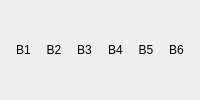
                  <widget class="QWidget" name="widget_6" native="true">
                   <property name="sizePolicy">
                    <sizepolicy hsizetype="Preferred" vsizetype="Fixed">
                     <horstretch>0</horstretch>
                     <verstretch>0</verstretch>
                    </sizepolicy>
                   </property>
                   <property name="minimumSize">
                    <size>
                     <width>0</width>
                     <height>0</height>
                    </size>
                   </property>
                   <property name="styleSheet">
                    <string notr="true">border:none;
margin-top: 0px;

</string>
                   </property>
                   <layout class="QHBoxLayout" name="horizontalLayout_4">
                    <property name="topMargin">
                     <number>0</number>
                    </property>
                    <property name="bottomMargin">
                     <number>0</number>
                    </property>
                    <item>
                     <widget class="QLabel" name="label_14">
                      <property name="sizePolicy">
                       <sizepolicy hsizetype="Preferred" vsizetype="Fixed">
                        <horstretch>0</horstretch>
                        <verstretch>0</verstretch>
                       </sizepolicy>
                      </property>
                      <property name="styleSheet">
                       <string notr="true"/>
                      </property>
                      <property name="text">
                       <string>B1</string>
                      </property>
                      <property name="alignment">
                       <set>Qt::AlignCenter</set>
                      </property>
                     </widget>
                    </item>
                    <item>
                     <widget class="QLabel" name="label_15">
                      <property name="sizePolicy">
                       <sizepolicy hsizetype="Preferred" vsizetype="Fixed">
                        <horstretch>0</horstretch>
                        <verstretch>0</verstretch>
                       </sizepolicy>
                      </property>
                      <property name="styleSheet">
                       <string notr="true"/>
                      </property>
                      <property name="text">
                       <string>B2</string>
                      </property>
                      <property name="alignment">
                       <set>Qt::AlignCenter</set>
                      </property>
                     </widget>
                    </item>
                    <item>
                     <widget class="QLabel" name="label_16">
                      <property name="sizePolicy">
                       <sizepolicy hsizetype="Preferred" vsizetype="Fixed">
                        <horstretch>0</horstretch>
                        <verstretch>0</verstretch>
                       </sizepolicy>
                      </property>
                      <property name="text">
                       <string>B3</string>
                      </property>
                      <property name="alignment">
                       <set>Qt::AlignCenter</set>
                      </property>
                     </widget>
                    </item>
                    <item>
                     <widget class="QLabel" name="label_17">
                      <property name="sizePolicy">
                       <sizepolicy hsizetype="Preferred" vsizetype="Fixed">
                        <horstretch>0</horstretch>
                        <verstretch>0</verstretch>
                       </sizepolicy>
                      </property>
                      <property name="text">
                       <string>B4</string>
                      </property>
                      <property name="alignment">
                       <set>Qt::AlignCenter</set>
                      </property>
                     </widget>
                    </item>
                    <item>
                     <widget class="QLabel" name="label_18">
                      <property name="sizePolicy">
                       <sizepolicy hsizetype="Preferred" vsizetype="Fixed">
                        <horstretch>0</horstretch>
                        <verstretch>0</verstretch>
                       </sizepolicy>
                      </property>
                      <property name="text">
                       <string>B5</string>
                      </property>
                      <property name="alignment">
                       <set>Qt::AlignCenter</set>
                      </property>
                     </widget>
                    </item>
                    <item>
                     <widget class="QLabel" name="label_19">
                      <property name="sizePolicy">
                       <sizepolicy hsizetype="Preferred" vsizetype="Fixed">
                        <horstretch>0</horstretch>
                        <verstretch>0</verstretch>
                       </sizepolicy>
                      </property>
                      <property name="minimumSize">
                       <size>
                        <width>0</width>
                        <height>0</height>
                       </size>
                      </property>
                      <property name="layoutDirection">
                       <enum>Qt::LeftToRight</enum>
                      </property>
                      <property name="lineWidth">
                       <number>1</number>
                      </property>
                      <property name="text">
                       <string>B6</string>
                      </property>
                      <property name="alignment">
                       <set>Qt::AlignCenter</set>
                      </property>
                     </widget>
                    </item>
                   </layout>
                  </widget>
